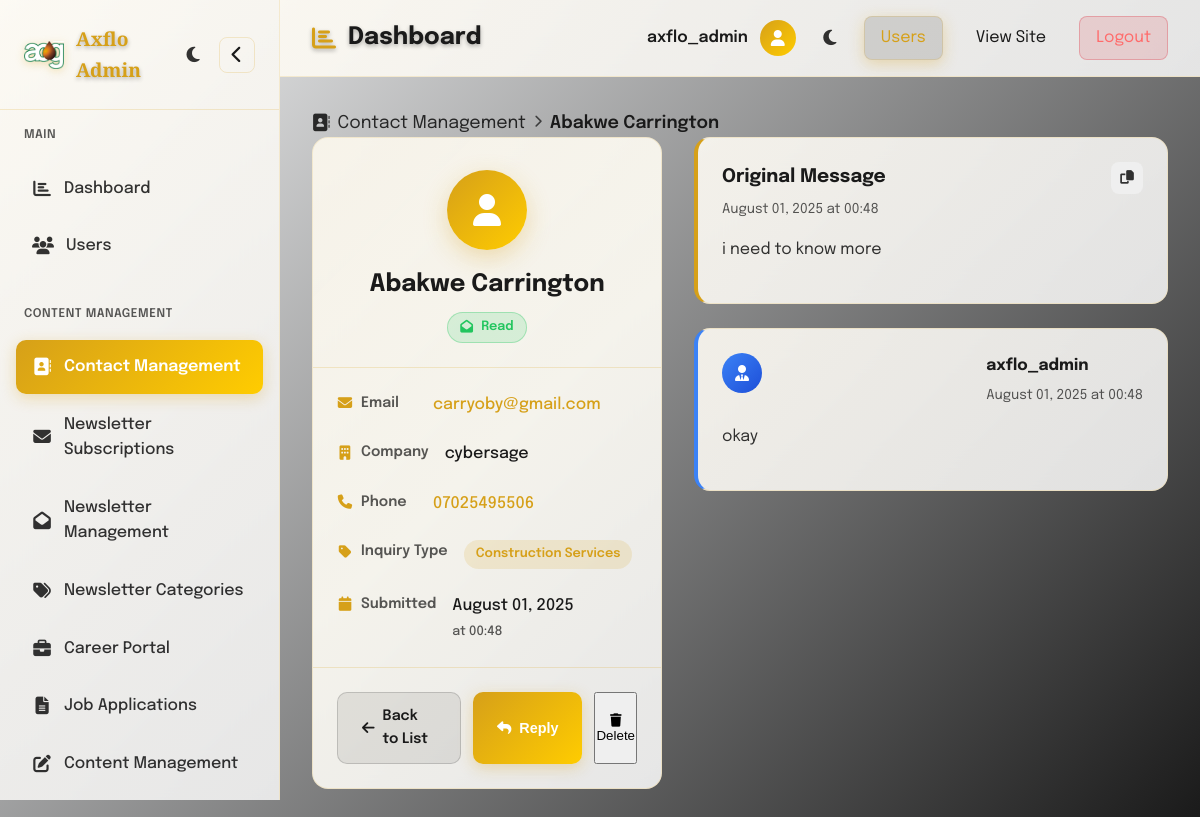
/admin-contact/1/ (signed in), run on the app's committed database.
### axflo_app/models.py (models this page shows, shortened)
class ContactSubmission(models.Model):
    name = models.CharField(max_length=200)
    email = models.EmailField()
    company = models.CharField(max_length=200, blank=True)
    phone = models.CharField(max_length=20, blank=True)
    inquiry_type = models.ForeignKey(InquiryCategory, on_delete=models.CASCADE)
    message = models.TextField()
    date = models.DateTimeField(auto_now_add=True)
    read = models.BooleanField(default=False)
    class Meta:
        ordering = ['-date']

class InquiryCategory(models.Model):
    name = models.CharField(max_length=100)
    description = models.TextField(blank=True)
    created_at = models.DateTimeField(auto_now_add=True)
    class Meta:
        verbose_name_plural = "Inquiry Categories"

class ContactResponse(models.Model):
    contact_submission = models.ForeignKey(ContactSubmission, on_delete=models.CASCADE)
    response_text = models.TextField()
    response_date = models.DateTimeField(auto_now_add=True)
    staff_member = models.ForeignKey(User, on_delete=models.CASCADE)
    class Meta:
        ordering = ['-response_date']

### axflo_app/views.py (the view, shortened to what this page needs)
# urls.py: path('admin-contact/<int:contact_id>/', views.admin_contact_detail, name='admin_contact_detail'),
def admin_contact_detail(request, contact_id):
    from django.http import HttpResponseRedirect, Http404
    from django.shortcuts import get_object_or_404
    if not request.user.is_authenticated:
        return HttpResponseRedirect('/admin-login/')
    if not (request.user.is_staff or request.user.is_superuser):
        return HttpResponseRedirect('/admin-login/')
    try:
        contact = get_object_or_404(ContactSubmission, id=contact_id)
    except Http404:
        messages.error(request, 'Contact submission not found.')
        return HttpResponseRedirect('/admin-contacts/')
    if not contact.read:
        contact.read = True
        contact.save()
    responses = contact.contactresponse_set.all().order_by('-response_date')
    context = {
        'contact': contact,
        'responses': responses,
    }
    return render(request, 'axflo_app/admin/contact_detail.html', context)

### axflo_app/templates/axflo_app/admin/contact_detail.html (shortened to what this page needs)
{% extends 'axflo_app/admin/admin_base.html' %}
{% load static %}
{% block content %}
<div class="breadcrumb">
    <a href="/admin-contacts/" class="breadcrumb-link">
        <i class="fas fa-address-book"></i>
        Contact Management
    </a>
    <i class="fas fa-chevron-right breadcrumb-separator"></i>
    <span class="breadcrumb-current">{{ contact.name }}</span>
</div>
<div class="contact-detail-layout">
    <div class="contact-info-card">
        <div class="card-header">
            <div class="contact-avatar">
                <i class="fas fa-user"></i>
            </div>
            <div class="contact-meta">
                <h1 class="contact-name">{{ contact.name }}</h1>
                <span class="status-badge {% if contact.read %}read{% else %}unread{% endif %}">
                    <i class="fas {% if contact.read %}fa-envelope-open{% else %}fa-envelope{% endif %}"></i>
                    {% if contact.read %}Read{% else %}Unread{% endif %}
                </span>
            </div>
        </div>
        <div class="contact-details">
            <div class="detail-row">
                <div class="detail-label">
                    <i class="fas fa-envelope"></i>
                    Email
                </div>
                <div class="detail-value">
                    <a href="mailto:{{ contact.email }}">{{ contact.email }}</a>
                </div>
            </div>
            {% if contact.company %}
            <div class="detail-row">
                <div class="detail-label">
                    <i class="fas fa-building"></i>
                    Company
                </div>
                <div class="detail-value">{{ contact.company }}</div>
            </div>
            {% endif %}
            {% if contact.phone %}
            <div class="detail-row">
                <div class="detail-label">
                    <i class="fas fa-phone"></i>
                    Phone
                </div>
                <div class="detail-value">
                    <a href="tel:{{ contact.phone }}">{{ contact.phone }}</a>
                </div>
            </div>
            {% endif %}
            <div class="detail-row">
                <div class="detail-label">
                    <i class="fas fa-tag"></i>
                    Inquiry Type
                </div>
                <div class="detail-value">
                    <span class="type-badge">{{ contact.inquiry_type.name }}</span>
                </div>
            </div>
            <div class="detail-row">
                <div class="detail-label">
                    <i class="fas fa-calendar"></i>
                    Submitted
                </div>
                <div class="detail-value">
                    <span class="date-primary">{{ contact.date|date:"F d, Y" }}</span>
                    <span class="date-secondary">at {{ contact.date|time:"H:i" }}</span>
                </div>
            </div>
        </div>
        <div class="contact-actions">
            <a href="/admin-contacts/" class="btn-secondary">
                <i class="fas fa-arrow-left"></i>
                Back to List
            </a>
            <button class="btn-primary" id="replyBtn">
                <i class="fas fa-reply"></i>
                Reply
            </button>
            <button class="btn-danger" id="deleteContactBtn" data-contact-id="{{ contact.id }}">
                <i class="fas fa-trash"></i>
                Delete
            </button>
        </div>
    </div>
    <div class="message-section">
        <div class="message-card original-message">
            <div class="message-header">
                <div class="message-meta">
                    <h3>Original Message</h3>
                    <span class="message-date">{{ contact.date|date:"F d, Y \a\t H:i" }}</span>
                </div>
                <div class="message-actions">
                    <button class="btn-action" title="Copy Message">
                        <i class="fas fa-copy"></i>
                    </button>
                </div>
            </div>
            <div class="message-content">
                <p>{{ contact.message|linebreaks }}</p>
            </div>
        </div>
        {% for response in responses %}
        <div class="message-card response-message">
            <div class="message-header">
                <div class="response-avatar">
                    <i class="fas fa-user-tie"></i>
                </div>
                <div class="message-meta">
                    <h4>{{ response.staff_member.get_full_name|default:response.staff_member.username }}</h4>
                    <span class="message-date">{{ response.response_date|date:"F d, Y \a\t H:i" }}</span>
                </div>
            </div>
            <div class="message-content">
                <p>{{ response.response_text|linebreaks }}</p>
            </div>
        </div>
        {% endfor %}
    </div>
</div>
{% endblock %}

### axflo_app/templates/axflo_app/admin/components/admin_header.html (shortened to what this page needs)
<header class="main-header">
    <div class="header-left">
        <h1 class="page-title">
            <i class="fas {{ page_icon|default:'fa-chart-bar' }} page-icon"></i>
            {{ page_title|default:'Dashboard' }}
        </h1>
    </div>
    <div class="header-right">
        <div class="user-info">
            <span class="user-name">{{ request.user.username|default:'Admin' }}</span>
            <div class="user-avatar">
                <i class="fas fa-user"></i>
            </div>
        </div>
        <button class="theme-toggle" id="themeToggle2">
            <i class="fas fa-moon"></i>
        </button>
        <nav class="admin-nav">
            <a href="/admin-users/" class="current">Users</a>
            <a href="/" target="_blank">View Site</a>
            <a href="/admin-logout/" class="logout-btn">Logout</a>
        </nav>
    </div>
</header>

### axflo_app/static/axflo_app/css/base.css (style rules this page uses)
:root { --primary-gold: #d6a019; --primary-gold-light: #ffcc00; --bg-dark: #0a0a0a; --bg-light: #fafafa; --bg-glass: rgba(255, 255, 255, 0.08); --bg-glass-hover: rgba(255, 255, 255, 0.12); --text-primary: #1a1a1a; --text-secondary: rgba(26, 26, 26, 0.7); --text-tertiary: rgba(26, 26, 26, 0.5); --text-dark: #000000; --text-white: #ffffff; --text-light-alpha: rgba(255, 255, 255, 0.9); --text-light-secondary: rgba(255, 255, 255, 0.7); --border-glass: rgba(214, 160, 25, 0.3); --shadow-primary: 0 20px 40px rgba(0, 0, 0, 0.1); --shadow-hover: 0 25px 50px rgba(0, 0, 0, 0.4); --blur-amount: 20px; --transition: all 0.6s cubic-bezier(0.25, 0.46, 0.45, 0.94); --transition-smooth: all 0.4s cubic-bezier(0.25, 0.46, 0.45, 0.94); --transition-bounce: all 0.6s cubic-bezier(0.68, -0.55, 0.265, 1.55); --background: rgb(214, 160, 25); --hover-color: #ffcc00; --primary-gradient: rgba(0, 0, 0, 0.8); --secondary-gradient: rgba(0, 0, 0, 1); --shadow-color: rgba(0, 0, 0, 0.3); --overlay-color: rgba(0, 0, 0, 0.5); --accent-glow: rgba(214, 160, 25, 0.3); --glass-border: rgba(214, 160, 25, 0.2); --news-section-bg: #141414; --card-bg: rgba(20, 20, 20, 0.6); --card-border: rgba(214, 160, 25, 0.15); --gradient-overlay: linear-gradient(135deg, rgba(214, 160, 25, 0.1) 0%, rgba(0, 0, 0, 0.3) 100%); --gradient-mesh: linear-gradient(135deg, rgba(214, 160, 25, 0.15) 0%, rgba(255, 204, 0, 0.08) 50%, rgba(0, 0, 0, 0.3) 100%); --footer-bg: rgb(214, 160, 25); --footer-text: #000; --footer-link-hover: rgb(214, 160, 25); --footer-border: #fff; }
* { margin: 0; padding: 0; box-sizing: border-box; }
body { font-family: 'Epilogue', sans-serif; line-height: 1.6; color: var(--text-primary); background: var(--bg-light); overflow-x: hidden; }

### data on the page
ContactSubmission: name "Abakwe Carrington", email "carryoby@gmail.com", company "cybersage", phone "07025495506", inquiry_type.name "Construction Services", date "August 01, 2025", date "00:48", date "August 01, 2025 at 00:48", message "i need to know more"
ContactResponse: staff_member.get_full_name "axflo_admin", response_date "August 01, 2025 at 00:48", response_text "okay"

### other printed values
{{ page_title|default:'Dashboard' }} "Dashboard"
{{ request.user.username|default:'Admin' }} "axflo_admin"
